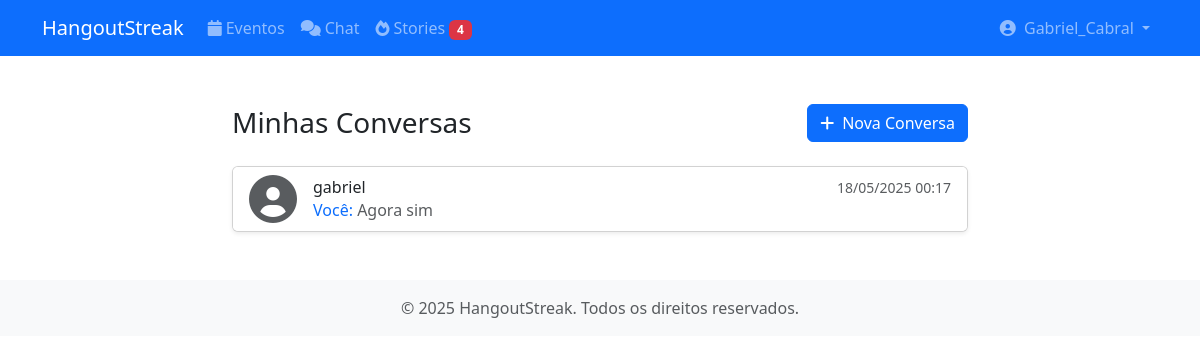
Page /chat/ (signed in) on the committed database.
### chat/models.py (models this page shows, shortened)
class Chat(models.Model):
    participants = models.ManyToManyField(User, related_name='chats')
    created_at = models.DateTimeField(auto_now_add=True)
    updated_at = models.DateTimeField(auto_now=True)
    class Meta:
        ordering = ['-updated_at']

class ChatMessage(models.Model):
    chat = models.ForeignKey(Chat, related_name='messages', on_delete=models.CASCADE)
    sender = models.ForeignKey(User, related_name='sent_messages', on_delete=models.CASCADE)
    content = models.TextField()
    timestamp = models.DateTimeField(default=timezone.now)
    is_read = models.BooleanField(default=False)
    class Meta:
        ordering = ['timestamp']

### chat/views.py (the view)
# urls.py: path('', views.inbox, name='inbox'),
@login_required
def inbox(request):
    chats = Chat.objects.filter(participants=request.user)\
        .prefetch_related(
            'participants',
            Prefetch(
                'messages',
                queryset=ChatMessage.objects.order_by('-timestamp'),
                to_attr='latest_messages'
            )
        )\
        .annotate(
            unread_count=Count(
                'messages',
                filter=Q(messages__is_read=False) & ~Q(messages__sender=request.user)
            )
        ).order_by('-updated_at')
    chat_data = []
    for chat in chats:
        other_participant = next((p for p in chat.participants.all() if p.id != request.user.id), None)
        last_message = chat.latest_messages[0] if chat.latest_messages else None
        chat_data.append({
            'chat': chat,
            'other_user': other_participant,
            'last_message': last_message,
            'unread_count': chat.unread_count
        })
    return render(request, 'chat/inbox.html', {
        'chat_data': chat_data
    })

### templates/chat/inbox.html (shortened to what this page needs)
{% extends 'base.html' %}
{% block content %}
<div class="container py-5">
    <div class="row">
        <div class="col-md-8 mx-auto">
            <div class="d-flex justify-content-between align-items-center mb-4">
                <h1 class="h3 mb-0">Minhas Conversas</h1>
                <a href="{% url 'chat:new_chat' %}" class="btn btn-primary">
                    <i class="fas fa-plus me-2"></i>Nova Conversa
                </a>
            </div>
            {% if chat_data %}
                <div class="card shadow-sm">
                    <div class="list-group list-group-flush">
                        {% for data in chat_data %}
                            <a href="{% url 'chat:detail' data.chat.id %}" class="list-group-item list-group-item-action">
                                <div class="d-flex align-items-center">
                                    {% if data.other_user.profile.avatar %}
                                        <img src="{{ data.other_user.profile.avatar.url }}" class="rounded-circle me-3" style="width: 48px; height: 48px;" alt="{{ data.other_user.username }}">
                                    {% else %}
                                        <i class="fas fa-user-circle fa-3x me-3 text-muted"></i>
                                    {% endif %}
                                    <div class="flex-grow-1">
                                        <div class="d-flex justify-content-between align-items-center">
                                            <h6 class="mb-0">{{ data.other_user.get_full_name|default:data.other_user.username }}</h6>
                                            {% if data.last_message %}
                                                <small class="text-muted">{{ data.last_message.timestamp|date:"d/m/Y H:i" }}</small>
                                            {% endif %}
                                        </div>
                                        <div class="d-flex justify-content-between align-items-center">
                                            <p class="text-muted mb-0 text-truncate" style="max-width: 70%;">
                                                {% if data.last_message %}
                                                    {% if data.last_message.sender == request.user %}
                                                        <span class="text-primary">Você:</span>
                                                    {% endif %}
                                                    {{ data.last_message.content }}
                                                {% else %}
                                                    <em>Nenhuma mensagem</em>
                                                {% endif %}
                                            </p>
                                        </div>
                                    </div>
                                </div>
                            </a>
                        {% endfor %}
                    </div>
                </div>
            {% endif %}
        </div>
    </div>
</div>
{% endblock %}

### templates/base.html (shortened to what this page needs)
{% load static %}
<!DOCTYPE html>
<html lang="pt-BR">
<head>
    <link href="https://cdn.jsdelivr.net/npm/bootstrap@5.3.0/dist/css/bootstrap.min.css" rel="stylesheet">
    <link href="https://cdnjs.cloudflare.com/ajax/libs/font-awesome/6.0.0/css/all.min.css" rel="stylesheet">
</head>
<body>
    <nav class="navbar navbar-expand-lg navbar-dark bg-primary">
        <div class="container">
            <a class="navbar-brand" href="{% url 'core:home' %}">HangoutStreak</a>
            <div class="collapse navbar-collapse" id="navbarNav">
                <ul class="navbar-nav me-auto">
                    {% if user.is_authenticated %}
                        <li class="nav-item">
                            <a class="nav-link" href="{% url 'events:list' %}">
                                <i class="fas fa-calendar me-1"></i>Eventos
                            </a>
                        </li>
                        <li class="nav-item">
                            <a class="nav-link" href="{% url 'chat:inbox' %}">
                                <i class="fas fa-comments me-1"></i>Chat
                            </a>
                        </li>
                        <li class="nav-item">
                            <a class="nav-link" href="{% url 'events:story_feed' %}">
                                <i class="fas fa-fire me-1"></i>Stories
                                {% if user.streaks_as_user1.count or user.streaks_as_user2.count %}
                                    <span class="badge bg-danger">
                                        {{ user.streaks_as_user1.count|add:user.streaks_as_user2.count }}
                                    </span>
                                {% endif %}
                            </a>
                        </li>
                    {% endif %}
                </ul>
                <ul class="navbar-nav">
                    {% if user.is_authenticated %}
                        <li class="nav-item dropdown">
                            <a class="nav-link dropdown-toggle" href="#" id="navbarDropdown" role="button" data-bs-toggle="dropdown">
                                {% if user.profile.avatar %}
                                    <img src="{{ user.profile.avatar.url }}" class="rounded-circle me-1" style="width: 24px; height: 24px;" alt="{{ user.username }}">
                                {% else %}
                                    <i class="fas fa-user-circle me-1"></i>
                                {% endif %}
                                {{ user.username }}
                            </a>
                        </li>
                    {% endif %}
                </ul>
            </div>
        </div>
    </nav>
    <main>
        {% block content %}{% endblock %}
    </main>
    <footer class="footer mt-auto py-3 bg-light">
        <div class="container text-center">
            <span class="text-muted">© {% now "Y" %} HangoutStreak. Todos os direitos reservados.</span>
        </div>
    </footer>
</body>
</html>

### rows in the picture
Chat: other_user.get_full_name "gabriel", last_message.timestamp "18/05/2025 00:17", last_message.content "Agora sim"

### other values in the picture
{{ user.streaks_as_user1.count|add:user.streaks_as_user2.count }} "4"
{{ user.username }} "Gabriel_Cabral"
